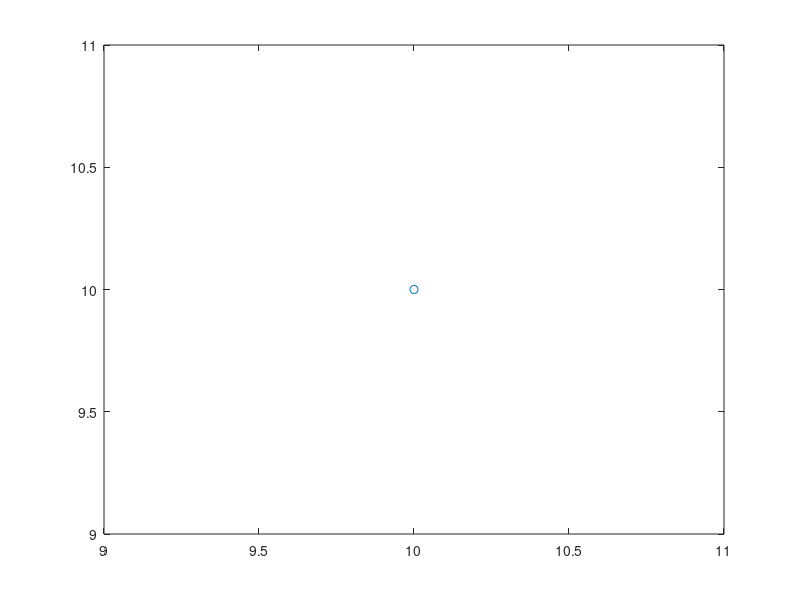

The MATLAB script that drew this image: (Note: this script raises an error after producing the figure.)
clc
clear all
close all

line=[1,2,3];
Pt=[10,10];
plot(Pt(1),Pt(2),'o');
hold on
PlotLine(line(1),line(2),line(3));
axis([-20 20 -20 20])
% translate the point along the line
for i=1:10
    n_pt=Pt+i*[line(2),-line(1)]
    plot(n_pt(1),n_pt(2),'o');
end

function PlotLine(a,b,c)
if (b==0)
    pt1=[-c/a,10];
    pt2=[-c/a,-10];
else
    pt1=[10,-(a*10+c)/b];
    pt2=[-10,-(a*-10+c)/b];
end
plot([pt1(1),pt2(1)],[pt1(2),pt2(2)],'-.');
end